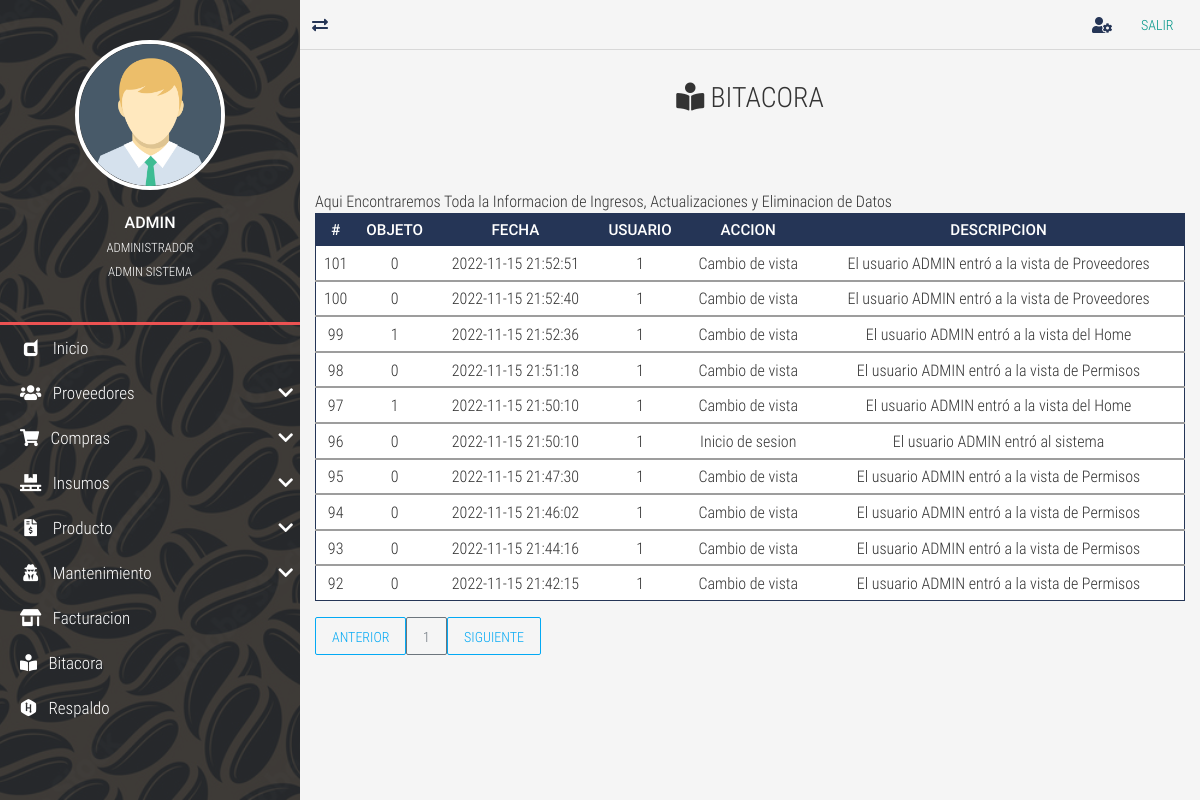
Page /bitacora/ (signed in) on the committed database.
### tables this page shows
CREATE TABLE `TBL_bitacora` (
  `id_bitacora` int NOT NULL AUTO_INCREMENT,
  `id_objeto` int DEFAULT NULL,
  `fecha` datetime NOT NULL,
  `id_usuario` int DEFAULT NULL,
  `accion` tinytext NOT NULL COMMENT 'accion realizada si es un ingreso nuevo, actualizacion. eliminacion o una consulta.',
  `descripcion` text,
  PRIMARY KEY (`id_bitacora`),
  KEY `FK_TBL_bitacora_TBL_usuarios` (`id_usuario`),
  CONSTRAINT `FK_TBL_bitacora_TBL_usuarios` FOREIGN KEY (`id_usuario`) REFERENCES `TBL_usuarios` (`id_usuario`)
);

### controladores/vistasControlador.php (called while the page is built, shortened)
<?php
	class vistasControlador extends vistasModelo{
		public function obtener_plantilla_controlador(){
			return require_once "./vistas/plantilla.php";
		}
	}

### index.php (called while the page is built, shortened)
<?php
	require_once "./controladores/vistasControlador.php";
	$plantilla = new vistasControlador();
	$plantilla->obtener_plantilla_controlador();

### vistas/contenidos/bitacora-view.php (the view)
<div class="full-box page-header">
	<h3 class="text-center">
		<i class="fas fa-book-reader"></i> BITACORA
	</h3>
</div>
<div class="container-fluid">
	<div class="table-responsive">
    <caption>Aqui Encontraremos Toda la Informacion de Ingresos, Actualizaciones y  Eliminacion de Datos</caption>
	<table class="table table-dark table-sm" id="tblDatos">
		<thead>
			<tr class="text-center roboto-medium">
				<th>#</th>
				<th>OBJETO</th>
				<th>FECHA</th>
				<th>USUARIO</th>
				<th>ACCION</th>
				<th>DESCRIPCION</th>
			</tr>
		</thead>
		<?php
			include ("./cone.php");
			$sql="SELECT * FROM TBL_bitacora WHERE id_bitacora ORDER BY id_bitacora DESC ";
			$result=mysqli_query($conexion,$sql);
			while($mostrar=mysqli_fetch_assoc ($result)){
		?>
				<tbody>
					<tr class="text-center" >
						<td><?php echo $mostrar['id_bitacora']?></td>
						<td><?php echo $mostrar['id_objeto']?></td>
						<td><?php echo $mostrar['fecha']?></td>
						<td><?php echo $mostrar['id_usuario']?></td>
						<td><?php echo $mostrar['accion']?></td>
						<td><?php echo $mostrar['descripcion']?></td>
					</tr>
				</tbody>
		<?php
			}
		?>
	</table>
	<div id="paginador" class=""></div>

### vistas/css/all.css (style rules this page uses)
.fa, .fas, .far, .fal, .fab { -moz-osx-font-smoothing: grayscale; -webkit-font-smoothing: antialiased; display: inline-block; font-style: normal; font-variant: normal; text-rendering: auto; line-height: 1; }
.fa-book-reader:before { content: "\f5da"; }
.fa, .fas { font-family: 'Font Awesome 5 Free'; font-weight: 900; }

### vistas/css/style.css (style rules this page uses)
:root { --color-one: #F5F5F5; --color-two: #24292E; --color-three: #EC5252; --form-color: #14111A; --accent-color: #253556; --border-color: #D8D8D8; }
body,html { font-family: 'roboto_condensed_light'; width: 100vw; height: 100vh; background-color: var(--color-one); color: #333; font-size: 16px; }
.full-box { margin: 0; padding: 0; box-sizing: border-box; width: 100%; }
.page-header { padding: 30px 20px 60px 20px; }
.page-header > :nth-child(1) { padding-bottom: 7px; }
.table thead th { color: #FFF; }
.table tbody tr { color: #333; transition: all .2s ease-in-out; }
.table-dark, .table { background-color: #fff; }
.table-dark { border: 1px solid var(--accent-color); }
.table-dark thead tr { background-color: var(--accent-color); }
.table-dark td, .table-dark thead th, .table-dark th { border: none; }
.roboto-medium { font-family: 'roboto_medium_regular'; }

### rows in the picture
tbl_bitacora: id_bitacora "101", id_objeto "0", fecha "2022-11-15 21:52:51", id_usuario "1", accion "Cambio de vista", descripcion "El usuario ADMIN entró a la vista de Proveedores"
tbl_bitacora: id_bitacora "100", id_objeto "0", fecha "2022-11-15 21:52:40", id_usuario "1", accion "Cambio de vista", descripcion "El usuario ADMIN entró a la vista de Proveedores"
tbl_bitacora: id_bitacora "99", id_objeto "1", fecha "2022-11-15 21:52:36", id_usuario "1", accion "Cambio de vista", descripcion "El usuario ADMIN entró a la vista del Home"
tbl_bitacora: id_bitacora "98", id_objeto "0", fecha "2022-11-15 21:51:18", id_usuario "1", accion "Cambio de vista", descripcion "El usuario ADMIN entró a la vista de Permisos"
tbl_bitacora: id_bitacora "97", id_objeto "1", fecha "2022-11-15 21:50:10", id_usuario "1", accion "Cambio de vista", descripcion "El usuario ADMIN entró a la vista del Home"
tbl_bitacora: id_bitacora "96", id_objeto "0", fecha "2022-11-15 21:50:10", id_usuario "1", accion "Inicio de sesion", descripcion "El usuario ADMIN entró al sistema"
tbl_bitacora: id_bitacora "95", id_objeto "0", fecha "2022-11-15 21:47:30", id_usuario "1", accion "Cambio de vista", descripcion "El usuario ADMIN entró a la vista de Permisos"
tbl_bitacora: id_bitacora "94", id_objeto "0", fecha "2022-11-15 21:46:02", id_usuario "1", accion "Cambio de vista", descripcion "El usuario ADMIN entró a la vista de Permisos"
tbl_bitacora: id_bitacora "93", id_objeto "0", fecha "2022-11-15 21:44:16", id_usuario "1", accion "Cambio de vista", descripcion "El usuario ADMIN entró a la vista de Permisos"
tbl_bitacora: id_bitacora "92", id_objeto "0", fecha "2022-11-15 21:42:15", id_usuario "1", accion "Cambio de vista", descripcion "El usuario ADMIN entró a la vista de Permisos"

### other values in the picture
$_SESSION['usuario_login'] "ADMIN"
$_SESSION['nombre_usuario'] "ADMINISTRADOR"
$_SESSION['rol'] "ADMIN SISTEMA"
